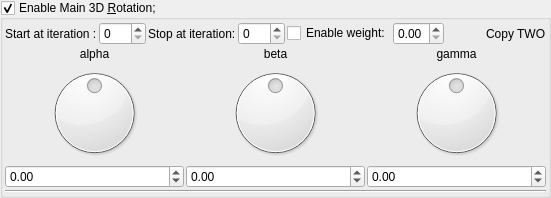
    <widget class="MyGroupBox" name="groupCheck_transform_main_rotation2_enabled">
     <property name="title">
      <string>Enable Main 3D &amp;Rotation; </string>
     </property>
     <property name="checkable">
      <bool>true</bool>
     </property>
     <layout class="QVBoxLayout" name="verticalLayout_15" stretch="0,0,0">
      <property name="spacing">
       <number>2</number>
      </property>
      <property name="leftMargin">
       <number>2</number>
      </property>
      <property name="topMargin">
       <number>2</number>
      </property>
      <property name="rightMargin">
       <number>2</number>
      </property>
      <property name="bottomMargin">
       <number>2</number>
      </property>
      <item>
       <layout class="QGridLayout" name="gridLayout_20">
        <item row="0" column="7">
         <widget class="QLabel" name="label_114">
          <property name="text">
           <string>Copy TWO</string>
          </property>
         </widget>
        </item>
        <item row="0" column="4">
         <widget class="QCheckBox" name="checkBox_transform_main_rotation2_weight_enabled">
          <property name="text">
           <string>Enable weight:</string>
          </property>
         </widget>
        </item>
        <item row="0" column="2">
         <widget class="QLabel" name="label_31">
          <property name="text">
           <string>Stop at iteration:</string>
          </property>
         </widget>
        </item>
        <item row="0" column="3">
         <widget class="MySpinBox" name="spinboxInt_transform_main_rotation2_stop_iterations">
          <property name="sizePolicy">
           <sizepolicy hsizetype="Minimum" vsizetype="Maximum">
            <horstretch>0</horstretch>
            <verstretch>0</verstretch>
           </sizepolicy>
          </property>
          <property name="maximum">
           <number>250</number>
          </property>
         </widget>
        </item>
        <item row="0" column="1">
         <widget class="MySpinBox" name="spinboxInt_transform_main_rotation2_start_iterations">
          <property name="sizePolicy">
           <sizepolicy hsizetype="Minimum" vsizetype="Maximum">
            <horstretch>0</horstretch>
            <verstretch>0</verstretch>
           </sizepolicy>
          </property>
          <property name="maximum">
           <number>250</number>
          </property>
         </widget>
        </item>
        <item row="0" column="0">
         <widget class="QLabel" name="label_30">
          <property name="text">
           <string>Start at iteration :</string>
          </property>
         </widget>
        </item>
        <item row="0" column="5">
         <widget class="MyDoubleSpinBox" name="spinbox_transform_main_rotation2_weight">
          <property name="sizePolicy">
           <sizepolicy hsizetype="Minimum" vsizetype="Maximum">
            <horstretch>0</horstretch>
            <verstretch>0</verstretch>
           </sizepolicy>
          </property>
          <property name="decimals">
           <number>2</number>
          </property>
          <property name="minimum">
           <double>0.000000000000000</double>
          </property>
          <property name="maximum">
           <double>1.000000000000000</double>
          </property>
          <property name="singleStep">
           <double>0.100000000000000</double>
          </property>
         </widget>
        </item>
        <item row="0" column="6">
         <spacer name="horizontalSpacer_17">
          <property name="orientation">
           <enum>Qt::Horizontal</enum>
          </property>
          <property name="sizeHint" stdset="0">
           <size>
            <width>40</width>
            <height>20</height>
           </size>
          </property>
         </spacer>
        </item>
       </layout>
      </item>
      <item>
       <layout class="QGridLayout" name="gridLayout_21">
        <property name="spacing">
         <number>2</number>
        </property>
        <item row="0" column="2">
         <widget class="QLabel" name="label_40">
          <property name="text">
           <string>gamma</string>
          </property>
          <property name="alignment">
           <set>Qt::AlignCenter</set>
          </property>
         </widget>
        </item>
        <item row="0" column="1">
         <widget class="QLabel" name="label_41">
          <property name="text">
           <string>beta</string>
          </property>
          <property name="alignment">
           <set>Qt::AlignCenter</set>
          </property>
         </widget>
        </item>
        <item row="0" column="0">
         <widget class="QLabel" name="label_42">
          <property name="text">
           <string>alpha</string>
          </property>
          <property name="alignment">
           <set>Qt::AlignCenter</set>
          </property>
         </widget>
        </item>
        <item row="1" column="1">
         <widget class="QDial" name="dial3_transform_main_rotation2_y">
          <property name="minimum">
           <number>-18000</number>
          </property>
          <property name="maximum">
           <number>18000</number>
          </property>
          <property name="wrapping">
           <bool>true</bool>
          </property>
         </widget>
        </item>
        <item row="1" column="2">
         <widget class="QDial" name="dial3_transform_main_rotation2_z">
          <property name="minimum">
           <number>-18000</number>
          </property>
          <property name="maximum">
           <number>18000</number>
          </property>
          <property name="wrapping">
           <bool>true</bool>
          </property>
         </widget>
        </item>
        <item row="2" column="0">
         <widget class="MyDoubleSpinBox" name="spinboxd3_transform_main_rotation2_x">
          <property name="sizePolicy">
           <sizepolicy hsizetype="Minimum" vsizetype="Maximum">
            <horstretch>0</horstretch>
            <verstretch>0</verstretch>
           </sizepolicy>
          </property>
          <property name="prefix">
           <string/>
          </property>
          <property name="suffix">
           <string/>
          </property>
          <property name="decimals">
           <number>2</number>
          </property>
          <property name="minimum">
           <double>-180.000000000000000</double>
          </property>
          <property name="maximum">
           <double>180.000000000000000</double>
          </property>
          <property name="singleStep">
           <double>1.000000000000000</double>
          </property>
         </widget>
        </item>
        <item row="1" column="0">
         <widget class="QDial" name="dial3_transform_main_rotation2_x">
          <property name="minimum">
           <number>-18000</number>
          </property>
          <property name="maximum">
           <number>18000</number>
          </property>
          <property name="wrapping">
           <bool>true</bool>
          </property>
         </widget>
        </item>
        <item row="2" column="2">
         <widget class="MyDoubleSpinBox" name="spinboxd3_transform_main_rotation2_z">
          <property name="sizePolicy">
           <sizepolicy hsizetype="Minimum" vsizetype="Maximum">
            <horstretch>0</horstretch>
            <verstretch>0</verstretch>
           </sizepolicy>
          </property>
          <property name="prefix">
           <string/>
          </property>
          <property name="suffix">
           <string/>
          </property>
          <property name="decimals">
           <number>2</number>
          </property>
          <property name="minimum">
           <double>-180.000000000000000</double>
          </property>
          <property name="maximum">
           <double>180.000000000000000</double>
          </property>
          <property name="singleStep">
           <double>1.000000000000000</double>
          </property>
         </widget>
        </item>
        <item row="2" column="1">
         <widget class="MyDoubleSpinBox" name="spinboxd3_transform_main_rotation2_y">
          <property name="sizePolicy">
           <sizepolicy hsizetype="Minimum" vsizetype="Maximum">
            <horstretch>0</horstretch>
            <verstretch>0</verstretch>
           </sizepolicy>
          </property>
          <property name="prefix">
           <string/>
          </property>
          <property name="suffix">
           <string/>
          </property>
          <property name="decimals">
           <number>2</number>
          </property>
          <property name="minimum">
           <double>-180.000000000000000</double>
          </property>
          <property name="maximum">
           <double>180.000000000000000</double>
          </property>
          <property name="singleStep">
           <double>1.000000000000000</double>
          </property>
         </widget>
        </item>
       </layout>
      </item>
      <item>
       <widget class="Line" name="line_14">
        <property name="orientation">
         <enum>Qt::Horizontal</enum>
        </property>
       </widget>
      </item>
     </layout>
    </widget>
